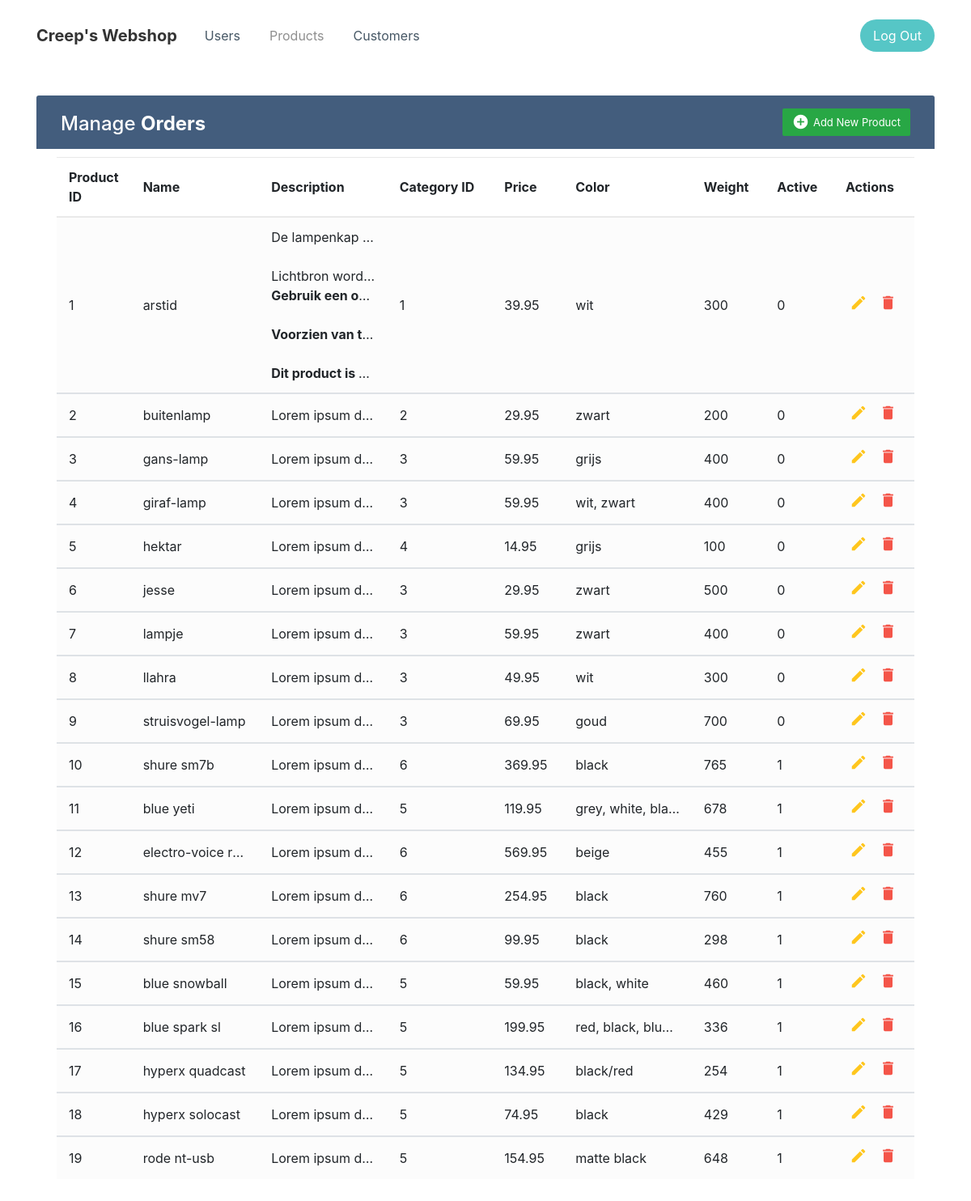
Before: /admin/products/index.php (signed in) with the older database file.
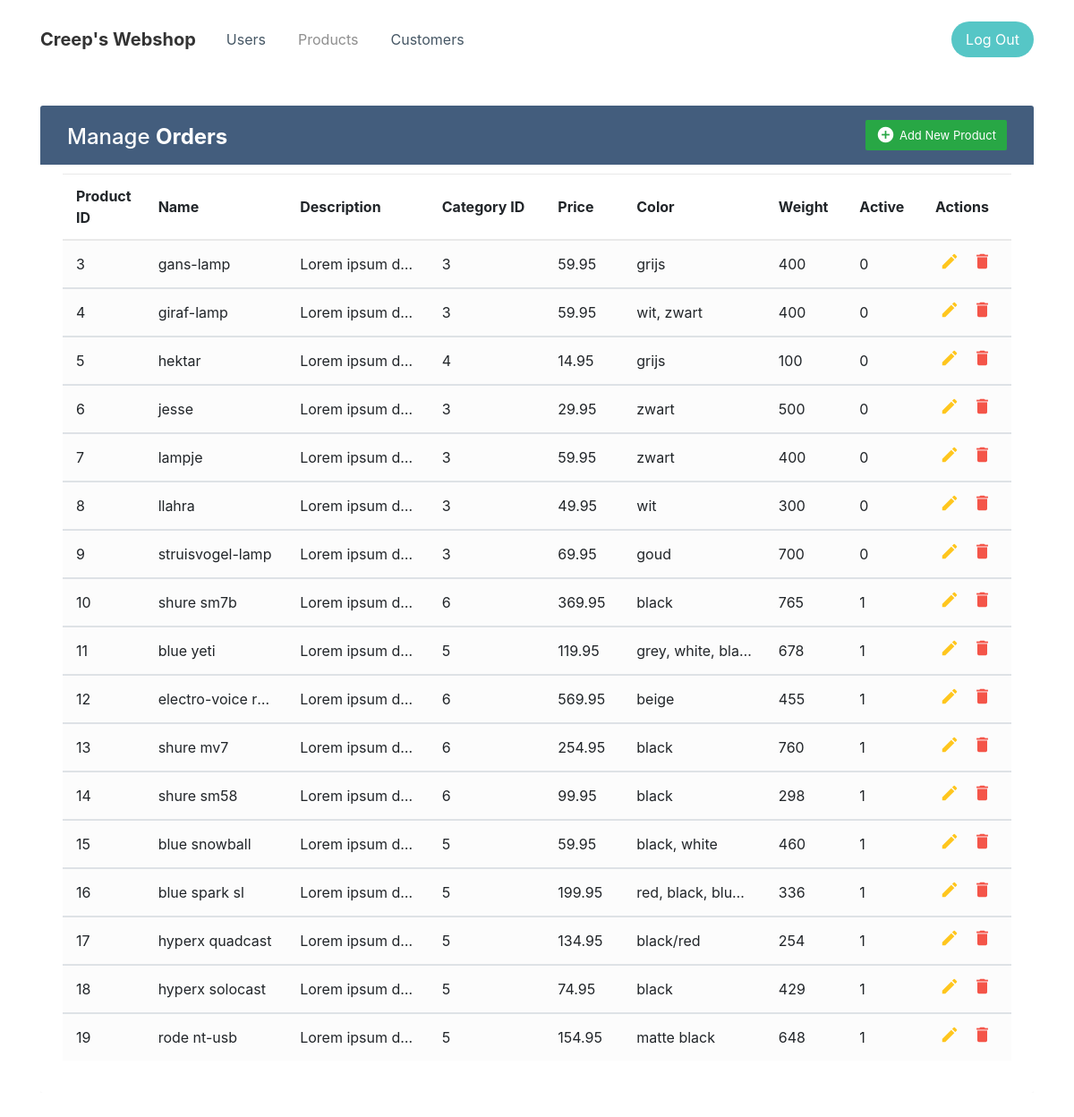
After: the same page with the newer database file.
### tables this page shows
CREATE TABLE `product` (
  `product_id` int(11) NOT NULL,
  `name` varchar(255) NOT NULL,
  `description` varchar(510) NOT NULL,
  `category_id` int(11) NOT NULL,
  `price` decimal(11,2) NOT NULL,
  `color` varchar(255) DEFAULT NULL,
  `weight` int(11) NOT NULL,
  `active` tinyint(1) NOT NULL
);

### admin/products/index.php (the view, shortened to what this page needs)
<?php
    include('../core/header.php');
?>
    <nav class="navbar navbar-light navbar-expand-md navigation-clean-button">
        <div class="container"><a class="navbar-brand" href="/">Creep's Webshop</a>
            <div class="collapse navbar-collapse" id="navcol-1">
                <ul class="nav navbar-nav mr-auto">
                    <li class="nav-item"><a class="nav-link" href="../users/">Users</a></li>
                    <li class="nav-item"><a class="nav-link active" href="../products/">Products</a></li>
                    <li class="nav-item"><a class="nav-link" href="../customers/">Customers</a></li>
                </ul><span class="navbar-text actions"> <a class="btn btn-light action-button" role="button" href="../logout.php">Log Out</a></span>
            </div>
        </div>
    </nav>
    <div class="container-xl">
	    <div class="table-responsive">
		    <div class="table-wrapper">
			    <div class="table-title">
				    <div class="row">
					    <div class="col-sm-6">
						    <h2>Manage <b>Orders</b></h2>
					    </div>
					    <div class="col-sm-6">
						    <a href="add_product.php" class="btn btn-success"><i class="material-icons">&#xE147;</i> <span>Add New Product</span></a>
					    </div>
				    </div>
			    </div>
			    <table class="table table-striped table-hover">
				    <thead>
                    <?php
                        $usiqry = $con->prepare("SELECT p.product_id, p.name, p.description, category_id, price, color, p.weight, active FROM product AS p");
                        if ($usiqry === false) {
                            trigger_error(mysqli_error($con));
                        } else {
                            $usiqry->bind_result($productId, $productName, $productDescription, $categoryId, $productPrice, $productColor, $productWeight, $productActive);
                            if ($usiqry->execute()) {
                                $usiqry->store_result();
                                echo '<tr>
                                      <th>Product ID</th>
                                      <th>Name</th>
                                      <th>Description</th>
                                      <th>Category ID</th>
                                      <th>Price</th>
                                      <th>Color</th>
                                      <th>Weight</th>
                                      <th>Active</th>
                                      <th>Actions</th>
                                      </tr>';
                                while ($usiqry->fetch() ) { ?>
				    </thead>
				    <tbody>
                    <tr>
                        <td><?php echo $productId; ?></td>
                        <td><?php echo $productName; ?></td>
                        <td><?php echo $productDescription; ?></td>
                        <td><?php echo $categoryId; ?></td>
                        <td><?php echo $productPrice; ?></td>
                        <td><?php echo $productColor; ?></td>
                        <td><?php echo $productWeight; ?></td>
                        <td><?php echo $productActive; ?></td>
                        <td>
							<a href="edit_product.php?pid=<?php echo $productId; ?>" class="edit"><i class="material-icons" data-toggle="tooltip" title="Edit">&#xE254;</i></a>
							<a href="delete_product.php?pid=<?php echo $productId; ?>" class="delete"><i class="material-icons" data-toggle="tooltip" title="Delete">&#xE872;</i></a>
						</td>
                    </tr>
                    <?php
                                }
                                echo '</table>';
                            }
                    } ?>
		    </div>
	    </div>
    </div>
<?php
    include('../core/footer.php');
?>

### admin/core/header.php (shortened to what this page needs)
<!DOCTYPE html>
<html lang="en">
<head>
    <link rel="stylesheet" href="../../assets/css/style.css">
    <link rel="stylesheet" href="https://maxcdn.bootstrapcdn.com/font-awesome/4.7.0/css/font-awesome.min.css">
    <link rel="stylesheet" href="http://code.ionicframework.com/ionicons/2.0.1/css/ionicons.min.css">
    <link rel="stylesheet" href="https://cdn.jsdelivr.net/npm/bootstrap@4.6.0/dist/css/bootstrap.min.css"
>
</head>
<body>

### admin/core/footer.php (shortened to what this page needs)
</body>
</html>

### assets/css/style.css (style rules this page uses)
* { padding: 0; margin: 0; }
body { background-color: white; }
body .navigation-clean-button { background: #fff; padding-top: .75rem; padding-bottom: .75rem; color: #333; border-radius: 0; -webkit-box-shadow: none; box-shadow: none; border: none; margin-bottom: 0; }
body .navigation-clean-button .navbar-brand { font-weight: bold; color: inherit; }
body .navigation-clean-button .navbar-collapse { border-top-color: #ddd; }
body .navigation-clean-button .navbar-nav a.active { background: none; -webkit-box-shadow: none; box-shadow: none; }
body .navigation-clean-button .navbar-text .action-button { background: #56c6c6; border-radius: 20px; font-size: inherit; color: #fff; -webkit-box-shadow: none; box-shadow: none; border: none; text-shadow: none; padding: .5rem 1rem; -webkit-transition: background-color 0.25s; transition: background-color 0.25s; font-size: inherit; }
body .navigation-clean-button.navbar-light .navbar-nav a.active { color: #8f8f8f; -webkit-box-shadow: none; box-shadow: none; background: none; pointer-events: none; }
body .navigation-clean-button.navbar-light .navbar-nav .nav-link { color: #465765; }
body .navigation-clean-button.navbar .navbar-nav .nav-link { padding-left: 18px; padding-right: 18px; }
@media (min-width: 768px) { body .navigation-clean-button { padding-top: 1rem; padding-bottom: 1rem; } }
body .table-responsive { margin: 30px 0; }
body .table-wrapper { background: #fff; padding: 20px 25px; border-radius: 3px; min-width: 1000px; -webkit-box-shadow: 0 1px 1px rgba(0, 0, 0, 0.05); box-shadow: 0 1px 1px rgba(0, 0, 0, 0.05); }
body .table-title { padding-bottom: 15px; background: #435d7d; color: #fff; padding: 16px 30px; min-width: 100%; margin: -20px -25px 10px; border-radius: 3px 3px 0 0; }
body .table-title h2 { margin: 5px 0 0; font-size: 24px; }
body .table-title .btn { color: #fff; float: right; font-size: 13px; border: none; min-width: 50px; border-radius: 2px; border: none; outline: none !important; margin-left: 10px; }
body .table-title .btn i { float: left; font-size: 21px; margin-right: 5px; }
body .table-title .btn span { float: left; margin-top: 2px; }
body table.table tr th { border-color: #e9e9e9; padding: 12px 15px; vertical-align: middle; }
body table.table tr th:first-child { width: 60px; }
body table.table tr th:last-child { width: 100px; }
body table.table tr td { border-color: #e9e9e9; padding: 12px 15px; vertical-align: middle; overflow: hidden; white-space: nowrap; text-overflow: ellipsis; max-width: 150px; }
body table.table td:last-child i { opacity: 0.9; font-size: 22px; margin: 0 5px; }
body table.table td a { font-weight: bold; color: #566787; display: inline-block; text-decoration: none; outline: none !important; }
body table.table td a.edit { color: #FFC107; }
body table.table td a.delete { color: #F44336; }
body table.table td i { font-size: 19px; }
body table.table-striped tbody tr:nth-of-type(odd) { background-color: #fcfcfc; }

Changed rows visible on the page:
removed product: product_id "1", name "arstid", description "De lampenkap Lichtbron word Gebruik een o Voorzien van t Dit product is…", category "1", price "39.95", color "wit", weight "300", active "0"
removed product: product_id "2", name "buitenlamp", description "Lorem ipsum d…", category "2", price "29.95", color "zwart", weight "200", active "0"
